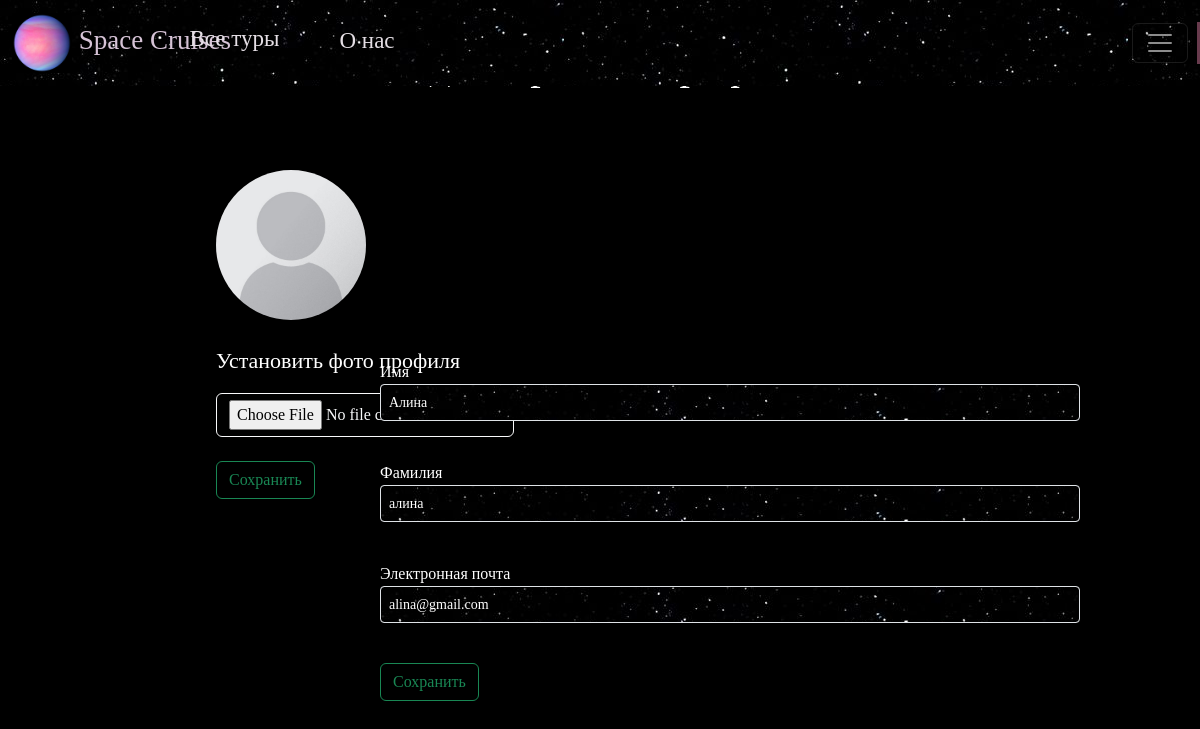
The page /edit_profile (signed in) on the database as committed earlier.
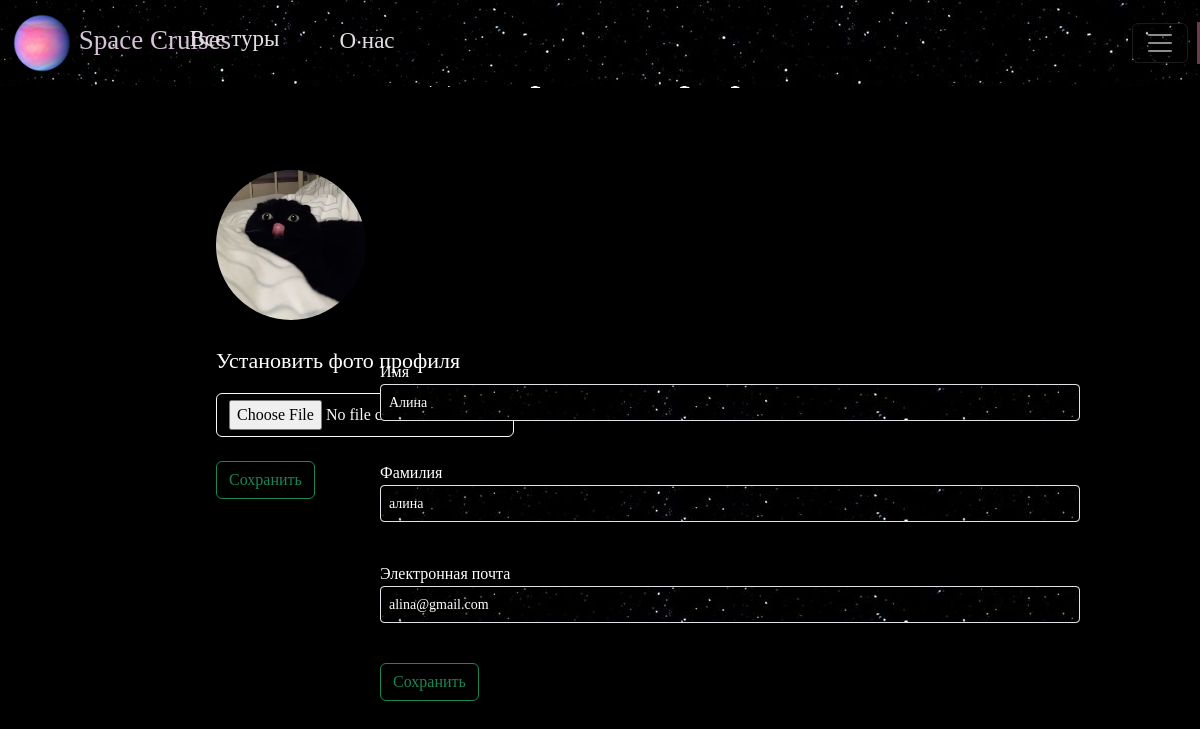
The same page on the database as committed later.
### data/users_form.py (models this page shows, shortened)
class User(SqlAlchemyBase, UserMixin, SerializerMixin):
    __tablename__ = 'users'
    id = sqlalchemy.Column(sqlalchemy.Integer, primary_key=True, autoincrement=True)
    surname = sqlalchemy.Column(sqlalchemy.String, nullable=True)
    name = sqlalchemy.Column(sqlalchemy.String, nullable=True)
    email = sqlalchemy.Column(sqlalchemy.String, index=True, unique=True, nullable=True)
    hashed_password = sqlalchemy.Column(sqlalchemy.String, nullable=True)
    avatar = sqlalchemy.Column(sqlalchemy.String, nullable=True)
    is_admin = sqlalchemy.Column(sqlalchemy.Boolean, nullable=True)
    feedbacks = orm.relationship("Feedback", back_populates='author')  # Список отзывов пользователя

### main.py (the view, shortened to what this page needs)
@app.route('/edit_profile', methods=['GET', 'POST'])
def edit_profile():  # Редактирование профиля пользователя
    form = RegisterForm()
    upload_form = UploadForm()
    def set_values():  # Установка значений из бд в поля для изменения данных
        form.name.data = current_user.name
        form.surname.data = current_user.surname
        form.email.data = current_user.email
    if request.method == "GET":
        set_values()
    return render_template("edit_profile.html", form=form, upload_form=upload_form)

### data/register_form.py
class RegisterForm(FlaskForm):
    surname = StringField('Фамилия', validators=[DataRequired()])
    name = StringField('Имя', validators=[DataRequired()])
    email = EmailField('Электронная почта', validators=[DataRequired()])
    password = PasswordField('Пароль', validators=[DataRequired()])
    password_again = PasswordField('Повторите пароль', validators=[DataRequired()])
    submit = SubmitField('Зарегистрироваться')

### data/upload_form.py
class UploadForm(FlaskForm):
    file = FileField(validators=[DataRequired()])
    save = SubmitField('Сохранить')

### data/db_session.py (called while the page is built)
def create_session() -> Session:
    global __factory
    return __factory()

### main.py (called while the page is built)
@login_manager.user_loader
def load_user(user_id):  # Функция для получения пользователя
    db_sess = create_session()
    return db_sess.query(User).get(user_id)

### templates/edit_profile.html (shortened to what this page needs)
{% extends "base.html" %}
{% block content %}
<br>
<center>
    <h2 style="font-family:century gothic;font-size:42px;color:white">Редактировать профиль</h2>
</center>
<br>
<br>
<br>
<form method="post" enctype="multipart/form-data" style="color:white;font-family:century gothic;margin-left: 200px;">
        <a class="nav-link active style=font-family:century gothic" aria-current="page" href="#">
                    {% if not current_user.avatar %} <img src="/static/img/avatar.jpg" alt="Avatar" class="profile_avatar">
                    {% else %} <img src={{current_user.avatar}} alt="Avatar" class="profile_avatar"> {% endif %}</a>
    <br>
    <p style="font-size:22px">Установить фото профиля</p>
    {{ upload_form.file(class="btn btn-outline-light") }}
    <br>
    <br>
    <p>{{ upload_form.save(type="submit", value="Сохранить", class="btn btn-outline-success") }}</p>
    </form>
<br>
<form action="" method="post" style="color:white;font-family:century gothic;margin-left:200px;position: absolute;
        top:45%;right:10%">
    <p class="ph">
        {{ form.name.label }}<br>
        {{ form.name(class="form-control form-control-sm", style="background-image:
        url(/static/img/sky.jpg);color:white;height:37px") }}<br>
    <p class="ph">
        {{ form.surname.label }}<br>
        {{ form.surname(class="form-control form-control-sm", style="background-image:
        url(/static/img/sky.jpg);color:white;height:37px") }}<br>
    </p>
    <p class="ph">
        {{ form.email.label }}<br>
        {{ form.email(class="form-control form-control-sm", type="email", style="background-image:
        url(/static/img/sky.jpg);color: white;height:37px") }}<br>
    </p>
    <p class="ph">{{ form.submit(type="submit", class="btn btn-outline-success", value="Сохранить") }}</p>
</form>
{% endblock %}

Rows that differ between the two databases and show on the page:
changed User "Алина": avatar: picture added
